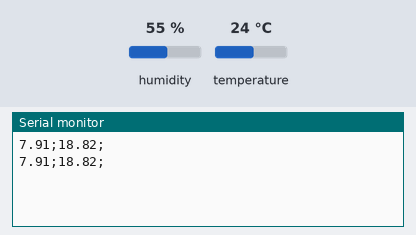
The sketch below on a simulated Arduino Uno, built with avr-gcc and run on an emulated ATmega328P. Parts: the last lines printed to the serial monitor. Inputs (shaded band) come from the test bench; at power-on: humidity 55 %, temperature 24 °C.

Above: at 2.8 s.
2.9 s: humidity set to 22 %
At 5.3 s:
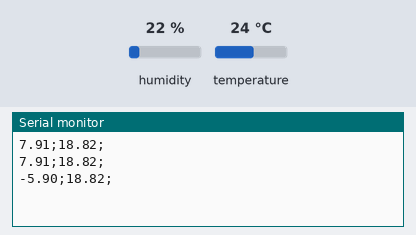
5.6 s: temperature set to 12 °C
At 6.7 s:
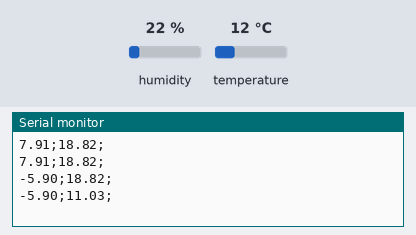
8.3 s: humidity set to 40 %
At 11.5 s:
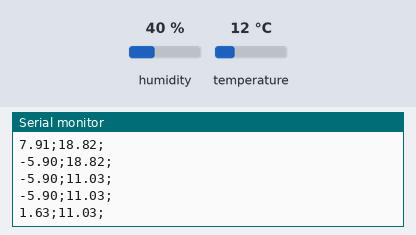
Timing chart, 0 to 13.0 s (numbered marks = the images above; inputs shaded):
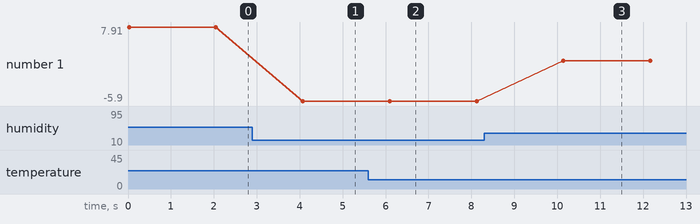

Measured:
- after the input at 2.9 s, the serial monitor: prints a new line after 1.2 s (image 1)
- after the input at 5.6 s, the serial monitor: prints a new line after 0.50 s (image 2)
- after the input at 8.3 s, the serial monitor: prints a new line after 1.8 s (image 3)
- plotted number 1: 7.91 → -5.9 after the input at 2.9 s, -5.9 → 1.63 after the input at 8.3 s

The sketch:

DHT11.ino
```cpp
#include "DHT.h"
#define dht_type DHT11 //define qual o tipo de sensor DHTxx que se está utilizando


int dht_pin = A0;
DHT dht_1 = DHT(dht_pin, dht_type); //pode-se configurar diversos sensores DHTxx
int switch_pin = 0;

void setup()
{
  Serial.begin(9600);
  dht_1.begin();
  pinMode(switch_pin, INPUT);
}

void loop()
{
  float umidade = dht_1.readHumidity();
  float temperatura = dht_1.readTemperature();
  float umidadeP = (0.4186 *  umidade) - 15.11;
  float temperaturaP = (0.649 * temperatura) + 3.24;

  if (isnan(temperatura) or isnan(umidade))
  {
    Serial.print("Erro ao ler o DHT11");
  }
  else
  {
    Serial.print(umidadeP);
    Serial.print(";");
    Serial.print(temperaturaP);
    Serial.println(";");
   }
 delay(2000);
}
```
